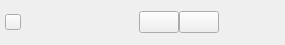
<?xml version="1.0" encoding="UTF-8"?>
<ui version="4.0">
 <class>WordlibTableItemWidget</class>
 <widget class="QWidget" name="WordlibTableItemWidget">
  <property name="geometry">
   <rect>
    <x>0</x>
    <y>0</y>
    <width>285</width>
    <height>45</height>
   </rect>
  </property>
  <property name="windowTitle">
   <string>Form</string>
  </property>
  <layout class="QHBoxLayout" name="horizontalLayout_2">
   <property name="spacing">
    <number>0</number>
   </property>
   <property name="leftMargin">
    <number>0</number>
   </property>
   <property name="topMargin">
    <number>0</number>
   </property>
   <property name="rightMargin">
    <number>0</number>
   </property>
   <property name="bottomMargin">
    <number>0</number>
   </property>
   <item>
    <widget class="QFrame" name="widget_frame">
     <layout class="QHBoxLayout" name="horizontalLayout">
      <property name="spacing">
       <number>0</number>
      </property>
      <property name="leftMargin">
       <number>0</number>
      </property>
      <property name="topMargin">
       <number>0</number>
      </property>
      <property name="rightMargin">
       <number>0</number>
      </property>
      <property name="bottomMargin">
       <number>0</number>
      </property>
      <item>
       <spacer name="horizontalSpacer">
        <property name="orientation">
         <enum>Qt::Horizontal</enum>
        </property>
        <property name="sizeType">
         <enum>QSizePolicy::Fixed</enum>
        </property>
        <property name="sizeHint" stdset="0">
         <size>
          <width>5</width>
          <height>20</height>
         </size>
        </property>
       </spacer>
      </item>
      <item>
       <widget class="QPushButton" name="state_btn">
        <property name="minimumSize">
         <size>
          <width>16</width>
          <height>16</height>
         </size>
        </property>
        <property name="maximumSize">
         <size>
          <width>16</width>
          <height>16</height>
         </size>
        </property>
        <property name="text">
         <string/>
        </property>
       </widget>
      </item>
      <item>
       <spacer name="horizontalSpacer_2">
        <property name="orientation">
         <enum>Qt::Horizontal</enum>
        </property>
        <property name="sizeType">
         <enum>QSizePolicy::Fixed</enum>
        </property>
        <property name="sizeHint" stdset="0">
         <size>
          <width>7</width>
          <height>20</height>
         </size>
        </property>
       </spacer>
      </item>
      <item>
       <widget class="QLabel" name="wordlib_name_label">
        <property name="minimumSize">
         <size>
          <width>90</width>
          <height>0</height>
         </size>
        </property>
        <property name="maximumSize">
         <size>
          <width>90</width>
          <height>16777215</height>
         </size>
        </property>
        <property name="text">
         <string/>
        </property>
       </widget>
      </item>
      <item>
       <spacer name="horizontalSpacer_3">
        <property name="orientation">
         <enum>Qt::Horizontal</enum>
        </property>
        <property name="sizeType">
         <enum>QSizePolicy::Fixed</enum>
        </property>
        <property name="sizeHint" stdset="0">
         <size>
          <width>21</width>
          <height>20</height>
         </size>
        </property>
       </spacer>
      </item>
      <item>
       <widget class="QPushButton" name="export_btn">
        <property name="text">
         <string/>
        </property>
       </widget>
      </item>
      <item>
       <widget class="QPushButton" name="delete_btn">
        <property name="text">
         <string/>
        </property>
       </widget>
      </item>
      <item>
       <spacer name="horizontalSpacer_4">
        <property name="orientation">
         <enum>Qt::Horizontal</enum>
        </property>
        <property name="sizeHint" stdset="0">
         <size>
          <width>13</width>
          <height>20</height>
         </size>
        </property>
       </spacer>
      </item>
     </layout>
    </widget>
   </item>
  </layout>
 </widget>
 <resources/>
 <connections/>
</ui>
